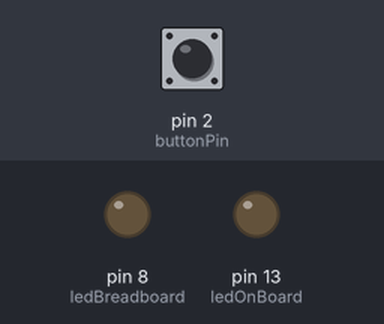
The sketch below on a simulated Arduino Uno, built with avr-gcc and run on an emulated ATmega328P. Parts: output pins drawn as LEDs (lit = HIGH). Inputs (shaded band) come from the test bench; at power-on: pin 2 (buttonPin) LOW.

Above: at 1.2 s.
1.3 s: pin 2 (buttonPin) pulled HIGH for 0.15 s
At 2.3 s:
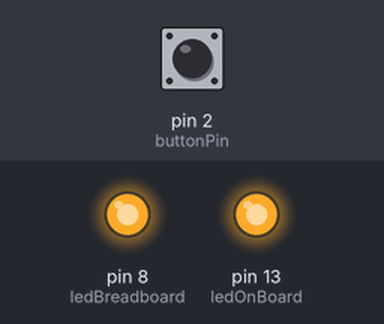
2.9 s: pin 2 (buttonPin) pulled HIGH for 1 s
At 3.5 s:
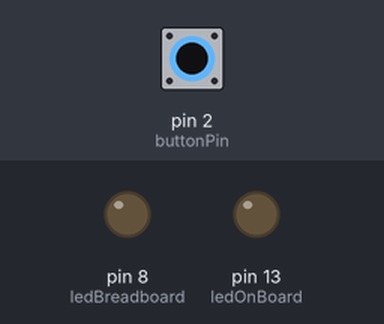
5.4 s: pin 2 (buttonPin) pulled HIGH for 3.2 s
At 6.6 s:
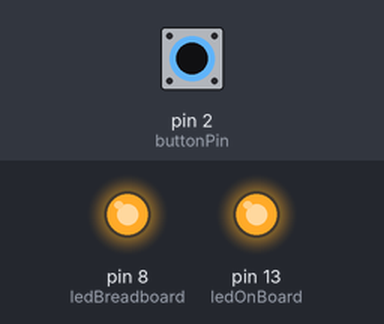
Timing chart, 0 to 8.4 s (numbered marks = the images above; inputs shaded):
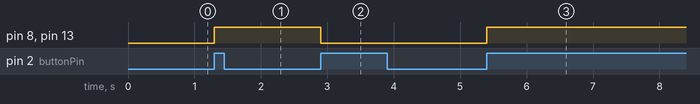

The sketch:

on_off_led_with_button1.ino
```cpp
int buttonPin = 2;
int ledOnBoard = 13; // Built-in LED
int ledBreadboard = 8; // External LED on breadboard

bool ledState = false;

void setup() {
  pinMode(buttonPin, INPUT);
  pinMode(ledOnBoard, OUTPUT);
  pinMode(ledBreadboard, OUTPUT);
}

void loop() {
  if (digitalRead(buttonPin) == HIGH) { // For INPUT
    ledState = !ledState;

    // Set both LEDs to the same state
    digitalWrite(ledOnBoard, ledState);
    digitalWrite(ledBreadboard, ledState);

    // Wait for button release
    while (digitalRead(buttonPin) == HIGH) {
      delay(10);
    }
  }
}
```

Measured:
- after the input at 1.3 s, pin 8 (ledBreadboard), pin 13 (ledOnBoard): LOW → HIGH at once
- after the input at 2.9 s, pin 8 (ledBreadboard), pin 13 (ledOnBoard): HIGH → LOW at once
- after the input at 5.4 s, pin 8 (ledBreadboard), pin 13 (ledOnBoard): LOW → HIGH at once
